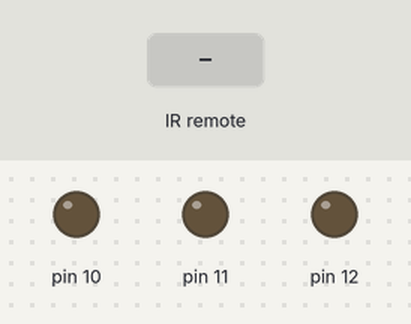
This sketch was run on a simulated Arduino Uno, built with avr-gcc and run on an emulated ATmega328P. Parts: output pins drawn as LEDs (lit = HIGH). The test bench sets the inputs (shaded band).

Above: at 1.2 s.
1.3 s: infrared code 0x11D9D827 received
At 2.1 s:
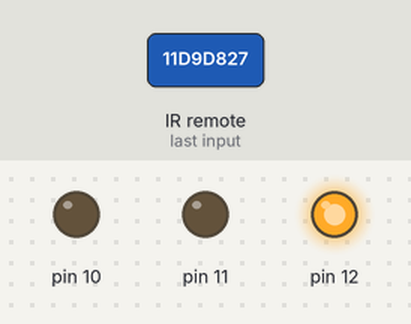
2.8 s: infrared code 0x11D9F00F received
At 3.2 s:
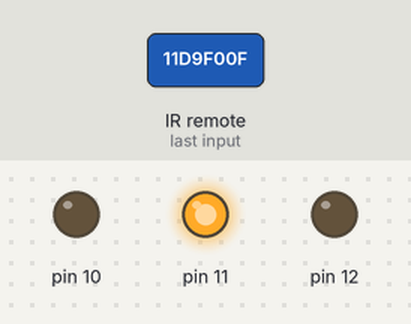
4.3 s: infrared code 0x11D9C03F received
At 5.5 s:
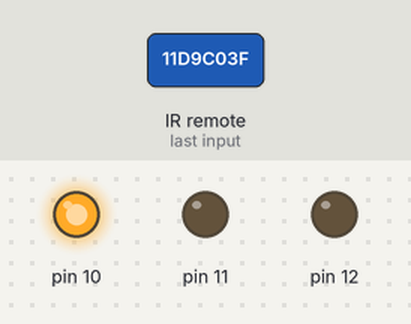
5.8 s: infrared code 0x11D9708F received
At 6.7 s:
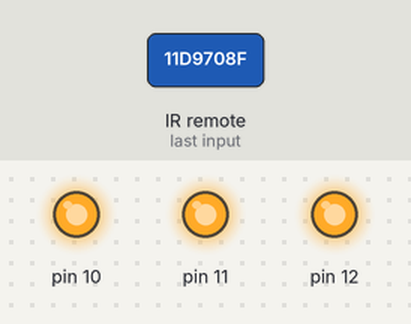
7.3 s: infrared code 0x11D950AF received
At 7.8 s:
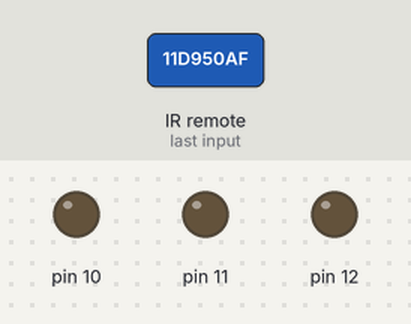
Timing chart, 0 to 9.8 s (numbered marks = the images above; inputs shaded):
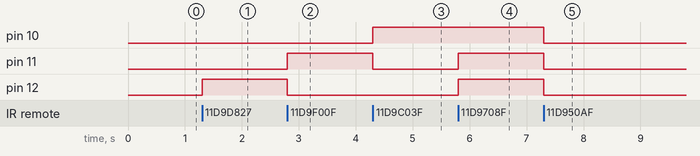

The sketch:

Three_LED_Full_control.ino
```cpp
#include <IRremote.h>

const int RECV_PIN = 7;
IRrecv irrecv(RECV_PIN);
decode_results results;

void setup(){
  irrecv.enableIRIn();
  irrecv.blink13(true);
  pinMode(12,OUTPUT);
  pinMode(11,OUTPUT);
  pinMode(10,OUTPUT);
}

void loop(){
  if (irrecv.decode(&results)){
        if(results.value == 0x11D9D827){
          digitalWrite(10,LOW);
          digitalWrite(11,LOW);
          digitalWrite(12,HIGH);
        }
        else if(results.value == 0x11D9F00F){

          digitalWrite(10,LOW);
          digitalWrite(12,LOW);
          digitalWrite(11,HIGH);
        }
        else if(results.value == 0x11D9C03F){
          digitalWrite(11,LOW);
          digitalWrite(12,LOW);
          digitalWrite(10,HIGH);
        }
        else if(results.value == 0x11D950AF){
          digitalWrite(12,LOW);
          digitalWrite(11,LOW);
          digitalWrite(10,LOW);
        }
        else if(results.value == 0x11D9708F){
          digitalWrite(10,HIGH);
          digitalWrite(11,HIGH);
          digitalWrite(12,HIGH);
        }
        irrecv.resume();
  }
}
```

Measured:
- after the input at 1.3 s, pin 12: LOW → HIGH at once
- after the input at 2.8 s, pin 11: LOW → HIGH at once; pin 12: HIGH → LOW at once
- after the input at 4.3 s, pin 10: LOW → HIGH at once; pin 11: HIGH → LOW at once
- after the input at 5.8 s, pin 11, pin 12: LOW → HIGH at once
- after the input at 7.3 s, pin 10–12: HIGH → LOW at once
